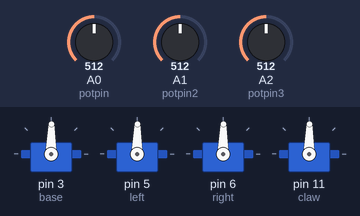
A sketch run on a simulated Arduino Uno, built with avr-gcc and run on an emulated ATmega328P. On the bench: 4 × servo. Inputs (shaded band) come from the test bench; at power-on: A0 (potpin) = 512, A1 (potpin2) = 512, A2 (potpin3) = 512.

Above: at 1.2 s.
1.3 s: A0 (potpin) set to 716
At 2.1 s:
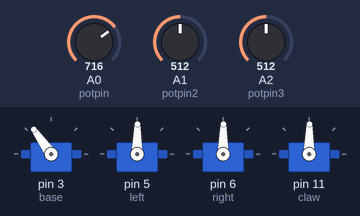
2.8 s: A1 (potpin2) set to 716
At 4.0 s:
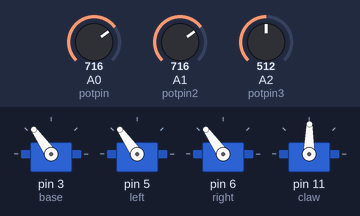
4.3 s: A2 (potpin3) set to 716
At 5.5 s:
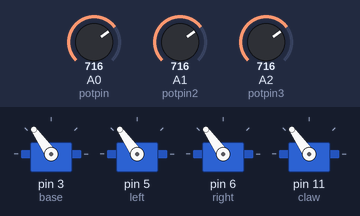
5.8 s: A0 (potpin) set to 900
At 7.0 s:
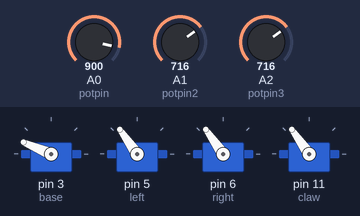
7.3 s: A1 (potpin2) set to 900
At 8.0 s:
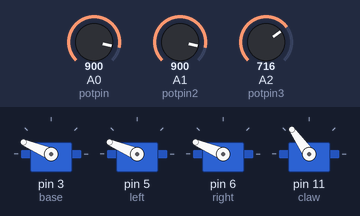
8.8 s: A2 (potpin3) set to 900
At 9.5 s:
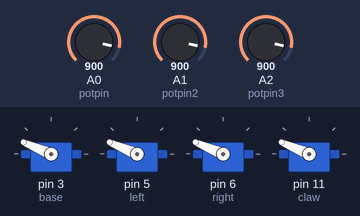
Timing chart, 0 to 11.3 s (numbered marks = the images above; inputs shaded):
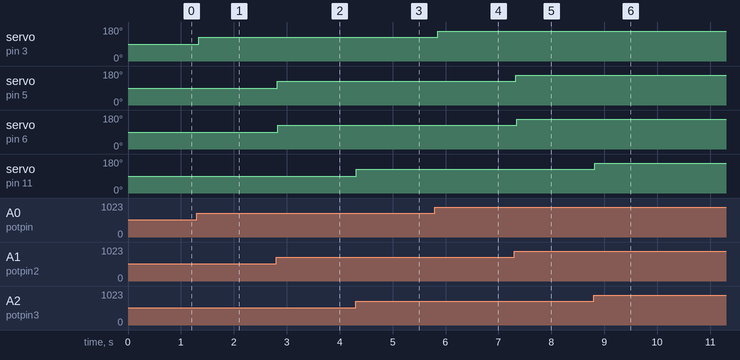

The sketch:

robotic_arm_final.ino
```cpp
/*
  Arduino Robotic Arm
  by Amidou Kante; Torigac

  July 14th, 2014

  Simple robotic arm that is controlled by three pots.
*/
#include <Servo.h>
Servo base; // Tells the arduino what servos we are going to
Servo left; // use. I name them by they function or location.
Servo right;
Servo claw;
int potpin = 0; //Tells the arduino the locations of the pots
int potpin2 = 1;
int potpin3 = 2;
int val;  //Tells the arduino what variable to use to store
int val2; // the position when turned.
int val3;
void setup()
{
base.attach(3);
left.attach(5);  //Tells the arduino where the servos are plugged
right.attach(6);  // in.
claw.attach(11);
}
void loop(){
  {
    val = analogRead(potpin);  //tells arduino which pot controlls
    val = map(val, 0, 1023, 0, 179); //current servo, and then maps
    base.write(val);    //the dial the pot is on to move the servo
    delay(15);      //waits for the servo to move
  }{
    val2 = analogRead(potpin2);
    val2 = map(val2, 0, 1023, 0, 179);
    left.write(val2);
    delay(15);
  {
    val2 = analogRead(potpin2);
    val2 = map(val2, 0, 1023, 0, 179);
    right.write(val2);
    delay(15);
  }
    {
    val3 = analogRead(potpin3);
    val3 = map(val3, 0, 1023, 0, 179);
    claw.write(val3);
    delay(15);
  }
  }
}
```

Measured:
- after the input at 1.3 s, servo on pin 3 (base): 89° → 125° at once
- after the input at 2.8 s, servo on pin 5 (left), servo on pin 6 (right): 89° → 125° at once
- after the input at 4.3 s, servo on pin 11 (claw): 89° → 125° at once
- after the input at 5.8 s, servo on pin 3 (base): 125° → 157° after 0.05 s
- after the input at 7.3 s, servo on pin 5 (left), servo on pin 6 (right): 125° → 157° at once
- after the input at 8.8 s, servo on pin 11 (claw): 125° → 157° at once
